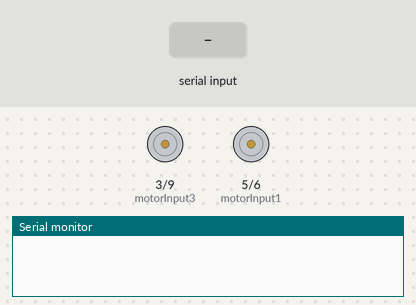
A sketch run on a simulated Arduino Uno, built with avr-gcc and run on an emulated ATmega328P. Parts: motor-driver pin pairs drawn as motors (green arrow = first pin HIGH = forward, orange = second pin HIGH = backward, longer = more drive), the last lines printed to the serial monitor. The inputs (shaded band) are chosen by the test bench.

Above: at 1.2 s.
1.3 s: "F" received over the second serial link
At 2.1 s:
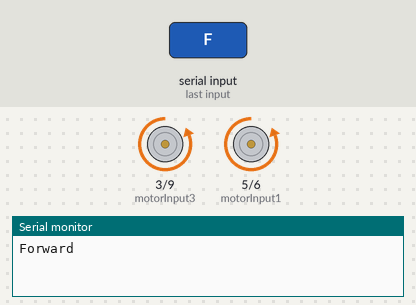
2.8 s: "B" received over the second serial link
At 3.3 s:
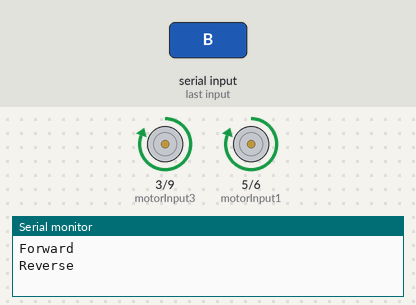
4.3 s: "R" received over the second serial link
At 5.5 s:
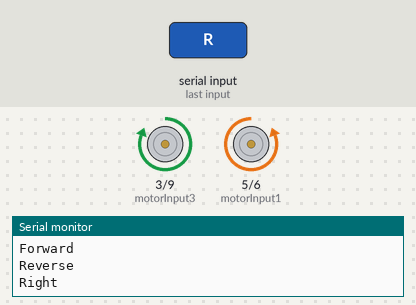
5.8 s: "L" received over the second serial link
At 6.8 s:
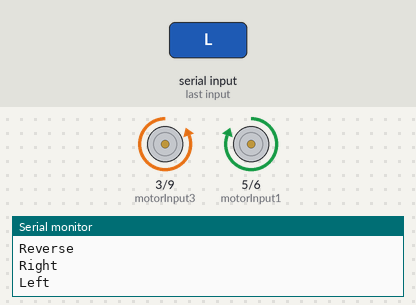
Timing chart, 0 to 8.3 s (numbered marks = the images above; inputs shaded):
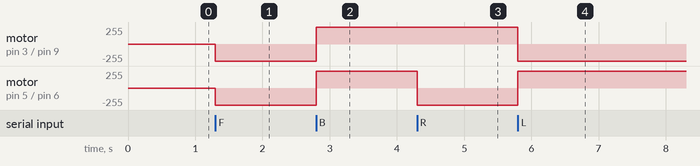

The sketch:

Gest_receiver_code.ino
```cpp
#include <SoftwareSerial.h>
SoftwareSerial BTSerial(10, 11); // CONNECT BT RX PIN TO ARDUINO 11 PIN | CONNECT BT TX PIN TO ARDUINO 10 PIN
char tiltDirection;
int speedValue;
int motorInput1 = 5;
int motorInput2 = 6;
int motorInput3 = 3;
int motorInput4 = 9;

void setup() {
  pinMode(motorInput1, OUTPUT);
  pinMode(motorInput2, OUTPUT);
  pinMode(motorInput3, OUTPUT);
  pinMode(motorInput4, OUTPUT);
  digitalWrite(motorInput1, LOW);
  digitalWrite(motorInput2, LOW);
  digitalWrite(motorInput3, LOW);
  digitalWrite(motorInput4, LOW);
  Serial.begin(38400);      // Serial communication is activated at 38400 baud/s.
  BTSerial.begin(9600);    // HC-05 default speed in AT command mode
}

void loop() {
  if (BTSerial.available()) {
    tiltDirection = BTSerial.read();
    speedValue = BTSerial.read(); // Read speed value

    if (tiltDirection == 'F') {
      Serial.println("Forward");
      forward(speedValue);
    } else if (tiltDirection == 'B') {
      Serial.println("Reverse");
      reverse(speedValue);
    } else if (tiltDirection == 'R') {
      Serial.println("Right");
      right(speedValue);
    } else if (tiltDirection == 'L') {
      Serial.println("Left");
      left(speedValue);
    } else if (tiltDirection == 'S') {
      Serial.println("Stop");
      stopCar();
    }
  }
}

void forward(int speed) {
  analogWrite(motorInput1, 0);
  analogWrite(motorInput2, speed);
  analogWrite(motorInput3, 0);
  analogWrite(motorInput4, speed);
}

void reverse(int speed) {
  analogWrite(motorInput1, speed);
  analogWrite(motorInput2, 0);
  analogWrite(motorInput3, speed);
  analogWrite(motorInput4, 0);
}

void right(int speed) {
  analogWrite(motorInput1, 0);
  analogWrite(motorInput2, speed);
  analogWrite(motorInput3, speed);
  analogWrite(motorInput4, 0);
}

void left(int speed) {
  analogWrite(motorInput1, speed);
  analogWrite(motorInput2, 0);
  analogWrite(motorInput3, 0);
  analogWrite(motorInput4, speed);
}

void stopCar() {
  analogWrite(motorInput1, 0);
  analogWrite(motorInput2, 0);
  analogWrite(motorInput3, 0);
  analogWrite(motorInput4, 0);
}
```

Measured:
- after the input at 1.3 s, motor on pin 3 (motorInput3) / pin 9 (motorInput4), motor on pin 5 (motorInput1) / pin 6 (motorInput2): stopped → backward 255/255 at once
- after the input at 2.8 s, motor on pin 3 (motorInput3) / pin 9 (motorInput4), motor on pin 5 (motorInput1) / pin 6 (motorInput2): backward 255/255 → forward 255/255 at once
- after the input at 4.3 s, motor on pin 5 (motorInput1) / pin 6 (motorInput2): forward 255/255 → backward 255/255 at once
- after the input at 5.8 s, motor on pin 3 (motorInput3) / pin 9 (motorInput4): forward 255/255 → backward 255/255 at once; motor on pin 5 (motorInput1) / pin 6 (motorInput2): backward 255/255 → forward 255/255 at once
